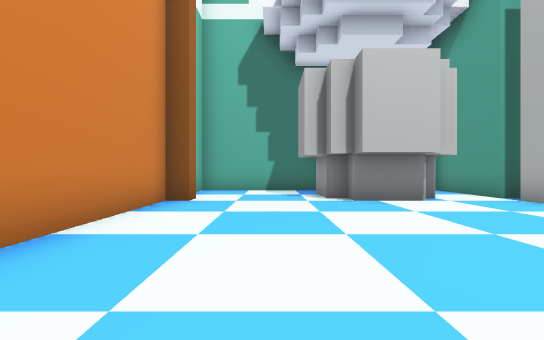
[1] (above)

14 first-person views from a walk through a Unity game level. The camera is 1.3 m above the floor, looks level and sees 90° across. The floor is counted in squares, 2 m on a side. Each view is taken from the middle of a square. On the plan, view 1 faces up. The plan holds only what a view shows up to about 9 squares ahead; the rest is blank. The place goes on beyond the plan. The player is left out.

[2]
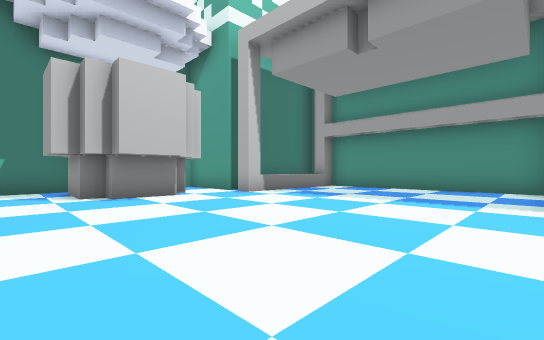

[3]
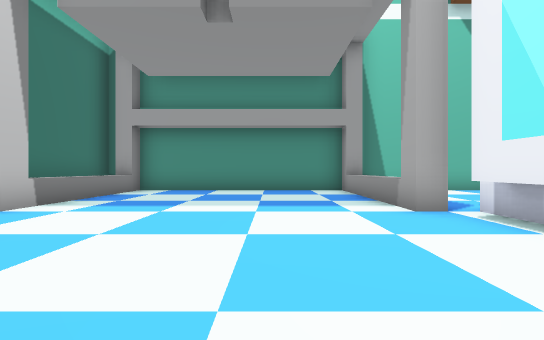

[4]
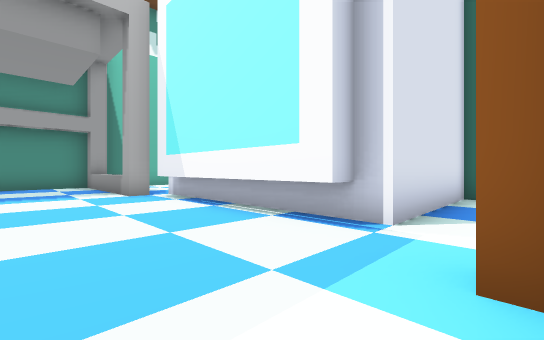

[5]
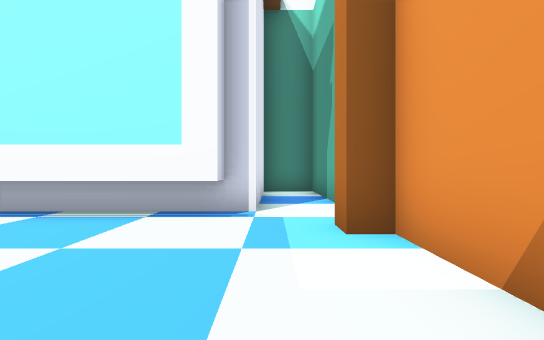

[6]
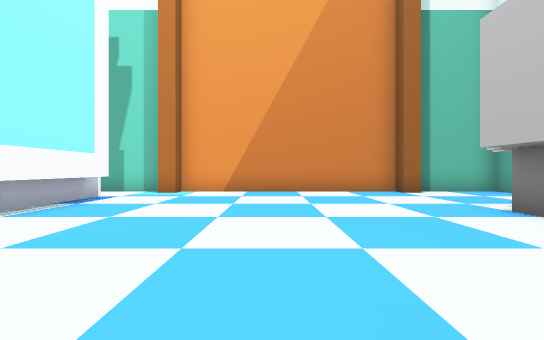

[7]
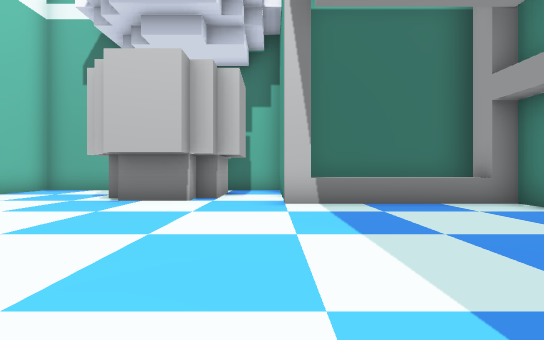

[8]
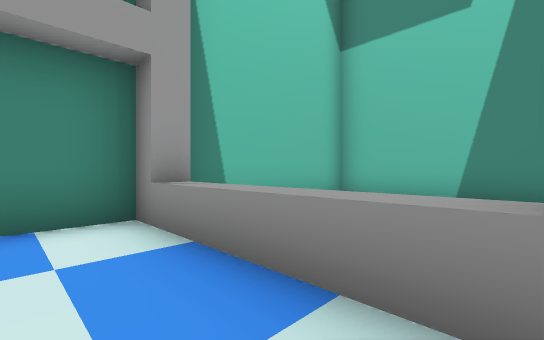

[9]
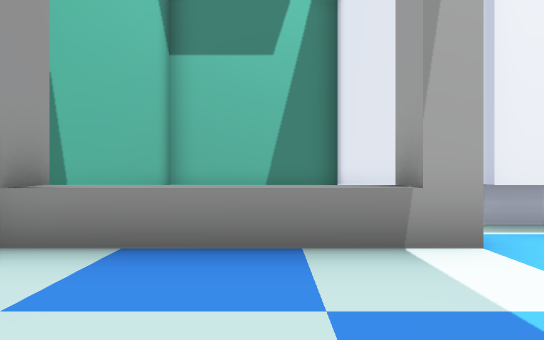

[10]
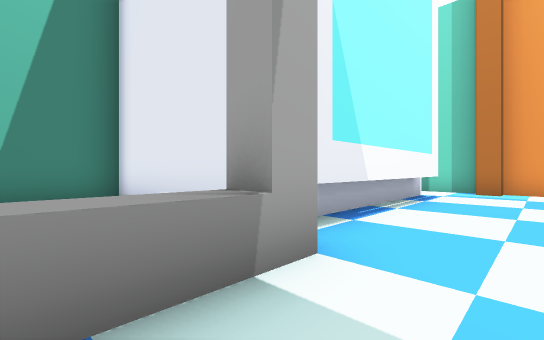

[11]
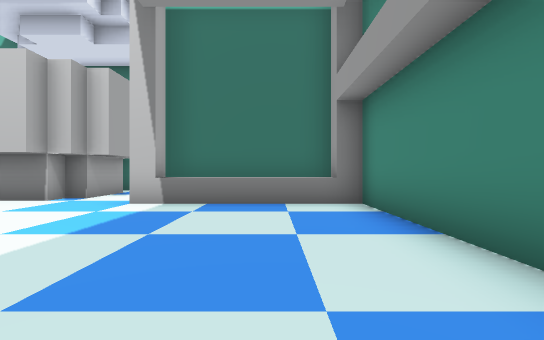

[12]
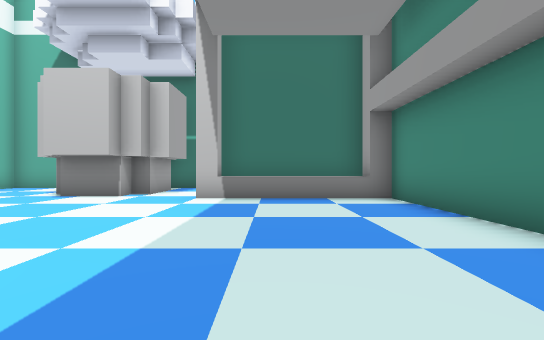

[13]
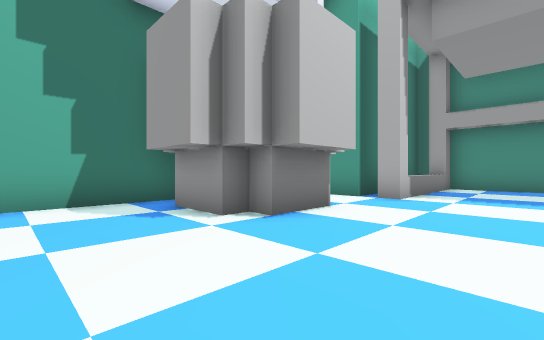

[14]
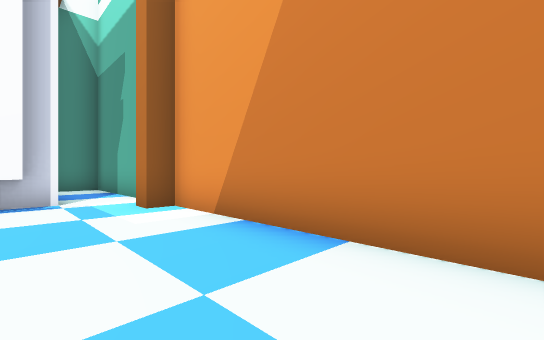

### Floor plan
Key: @ floor where view 1 was taken; # wall or solid block; . floor; ^ raised ledge.
Columns run from 3 left of view 1 to 10 right of it. Each row starts with its distance up from view 1.
  9 ##########
  8 #....##..#
  7 #....##..#####
  6 ##...##......#
  5 #........^^^^#
  4 #............#
  3 #............#
  2 #............#
  1 #............#
  0 #..@.........#
 -1 ##...........#
 -2 #..######^^^^#
 -3 #..#    # .  #
 -4 #..#    # ...#
 -5 #..#    #    #
 -6 #..#    #####
 -7 ####

Where each view was taken, in squares from view 1:
view 1: 0 up, 0 right, facing up
view 2: 1 down, 0 right, facing up-right
view 3: 1 up, 1 right, facing right
view 4: 1 up, 2 left, facing down-right
view 5: 2 up, 1 left, facing down
view 6: 2 up, 6 right, facing left
view 7: 0 up, 5 right, facing up
view 8: 0 up, 6 right, facing down-right
view 9: 1 up, 7 right, facing down
view 10: 0 up, 7 right, facing down-left
view 11: 0 up, 8 right, facing up
view 12: 1 down, 7 right, facing up
view 13: 3 up, 1 left, facing up-right
view 14: 4 up, 0 right, facing down-left
